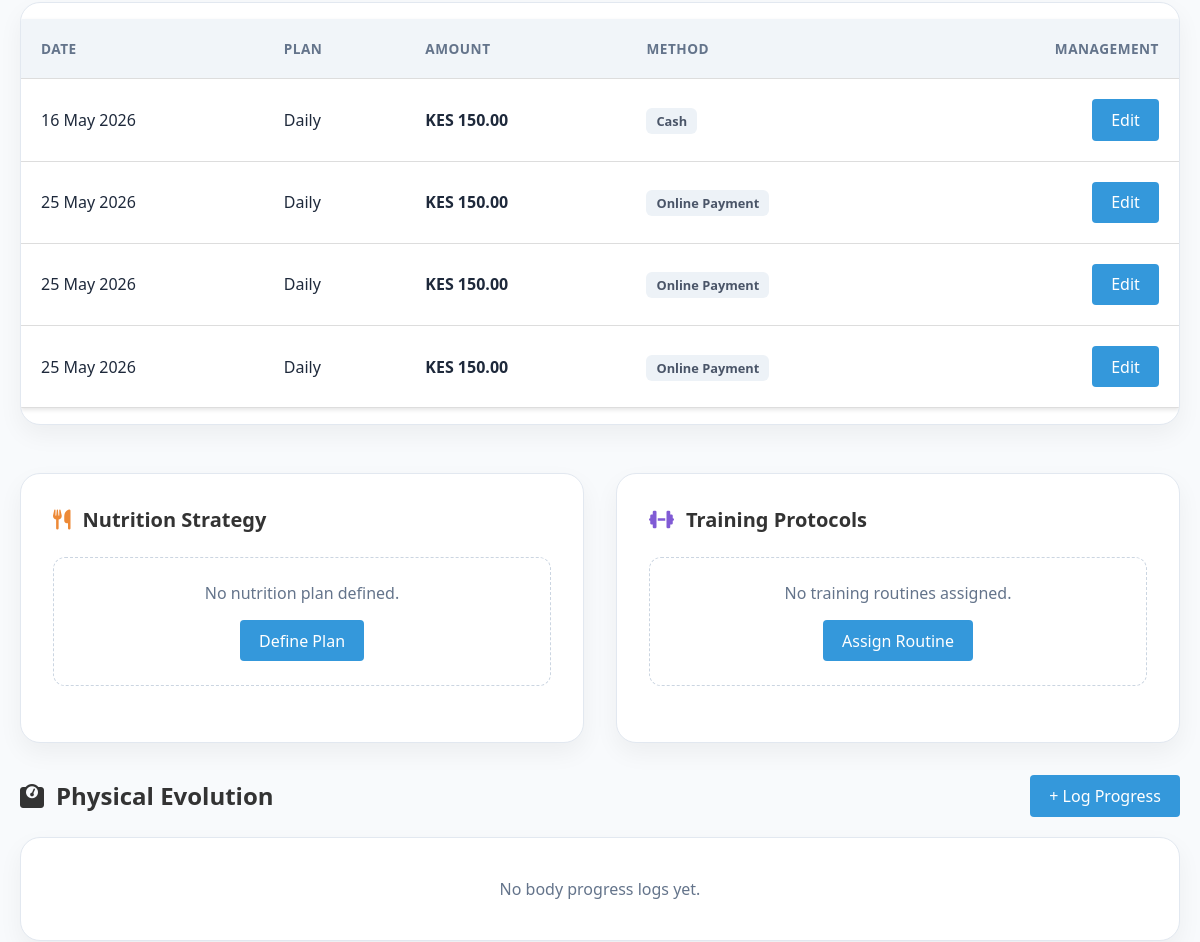
Before: /members/14/ (signed in, middle part) with the older database file.
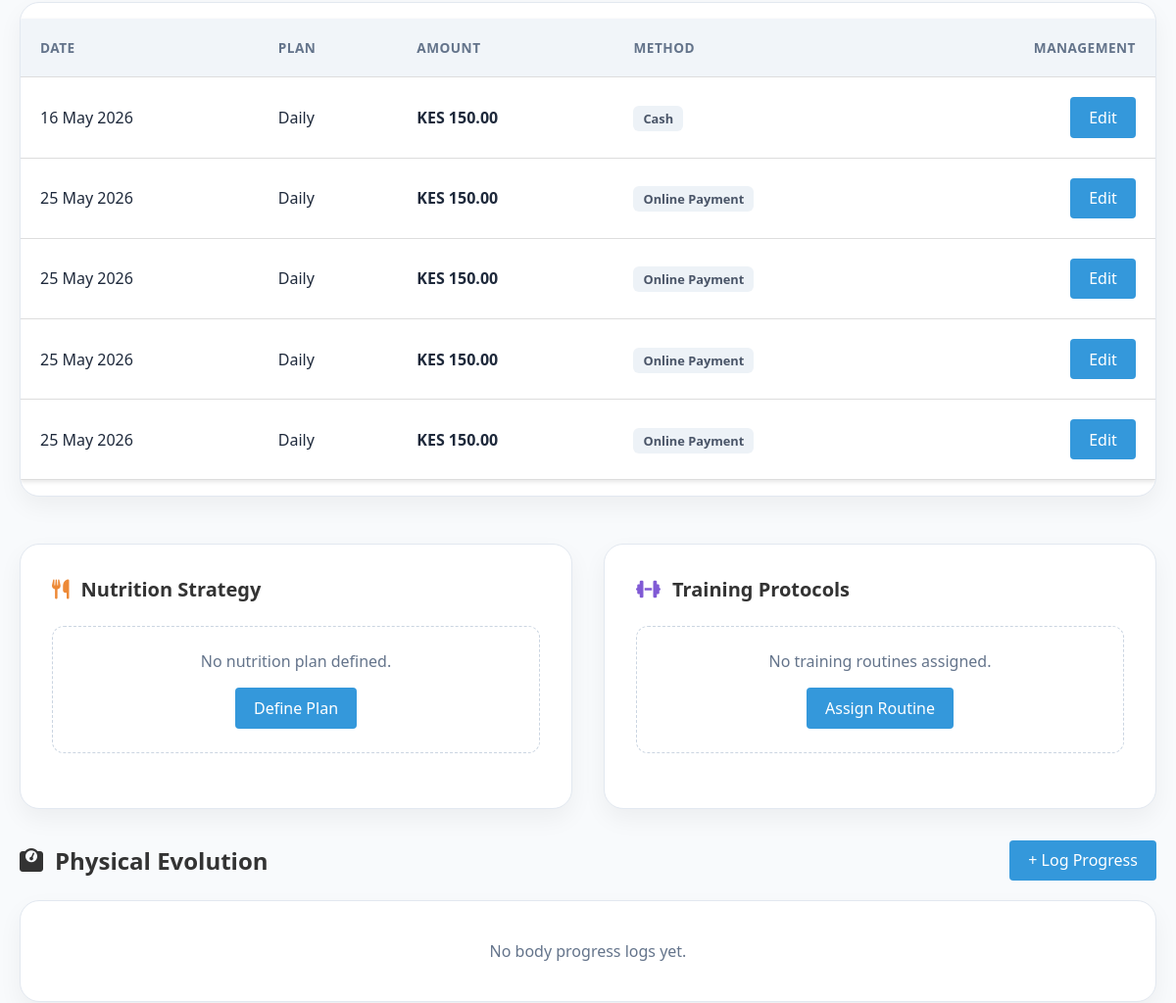
After: the same page with the newer database file.
### base/gym/models.py (models this page shows, shortened)
class Payment(models.Model):
    branch = models.ForeignKey(Branch, on_delete=models.CASCADE, related_name="payments", null=True, blank=True)
    member = models.ForeignKey(Member, on_delete=models.CASCADE, related_name="payments")
    Membership = models.ForeignKey(Membership, on_delete=models.SET_NULL, null=True, blank=True)
    amount = models.DecimalField(max_digits=10, decimal_places=2)
    paid_on = models.DateTimeField(default=timezone.now, db_index=True)
    method = models.CharField(max_length=30, default="Cash")
    reference = models.CharField(max_length=60, blank=True)
    date = models.DateField(default=timezone.now, db_index=True)
    @property
    def plan_name(self):
        if self.Membership and self.Membership.plan:
            return self.Membership.plan.name
        return "N/A"

class Membership(models.Model):
    member = models.ForeignKey(Member, on_delete=models.CASCADE, related_name="memberships")
    plan = models.ForeignKey(MembershipPlan, on_delete=models.PROTECT)
    start_date = models.DateField(default=timezone.now)
    end_date = models.DateField(blank=True, null=True)
    is_active = models.BooleanField(default=True, db_index=True)
    @property
    def is_expired(self):
        if self.end_date:
            return self.end_date < timezone.now().date()
        return False

class MembershipPlan(models.Model):
    name = models.CharField(max_length=60)
    price = models.DecimalField(max_digits=10, decimal_places=2)
    duration_days = models.PositiveIntegerField()

### base/gym/views/members.py (the view)
# urls.py: path("members/<int:member_id>/", views.member_detail, name="member_detail"),
@login_required
def member_detail(request, member_id):
    member = get_object_or_404(Member, id=member_id)
    is_admin = request.user.is_staff
    is_trainer = hasattr(request.user, 'trainer_profile')
    is_self = hasattr(request.user, 'member_profile') and request.user.member_profile.id == member.id
    if not (is_admin or is_trainer or is_self):
        messages.error(request, "You don't have permission to view this profile.")
        return redirect("portal_dashboard")
    memberships = member.memberships.all()
    payments = member.payments.all()
    attendance = member.attendance_set.all().order_by("-date")[:30]
    measurements = member.measurements.all().order_by("-date")
    try:
        diet_plan = member.diet_plan
    except DietPlan.DoesNotExist:
        diet_plan = None
    workout_plans = member.workout_plans.all()
    return render(
        request,
        "gym/member_detail.html",
        {
            "member": member,
            "memberships": memberships,
            "payments": payments,
            "attendance": attendance,
            "measurements": measurements,
            "diet_plan": diet_plan,
            "workout_plans": workout_plans,
        },
    )

### base/gym/context_processors.py (called while the page is built)
def branch_context(request):
    active_branch_id = request.session.get('active_branch_id')
    active_branch = None
    if active_branch_id:
        try:
            active_branch = Branch.objects.get(id=active_branch_id)
        except Branch.DoesNotExist:
            pass
    return {
        'all_branches': Branch.objects.all(),
        'active_branch': active_branch,
    }

### base/gym/models.py (called while the page is built)
    @property
    def active_membership(self):
        return self.memberships.filter(is_active=True).first()

    @property
    def is_currently_active(self):
        active = self.active_membership
        if active and not active.is_expired:
            return True
        return False

### base/templates/gym/member_detail.html (shortened to what the changed rows need)
{% extends 'gym/base.html' %}
{% load static %}
{% block extra_css %}
<link rel="stylesheet" href="{% static 'gym/css/details.css' %}">
{% endblock %}
{% block content %}
<div class="section-hub">
    <div class="table-container-hub">
        {% if payments %}
        <table class="table-hub">
            <thead>
                <tr>
                    <th>Date</th>
                    <th>Plan</th>
                    <th>Amount</th>
                    <th>Method</th>
                    <th style="text-align: right;">Management</th>
                </tr>
            </thead>
            <tbody>
                {% for p in payments %}
                <tr>
                    <td>{{ p.date|date:"d M Y" }}</td>
                    <td>{{ p.plan_name }}</td>
                    <td><span style="font-weight: 700;">KES {{ p.amount }}</span></td>
                    <td><span class="badge-hub" style="background: #edf2f7; color: #4a5568;">{{ p.method }}</span></td>
                    <td style="text-align: right;">
                        <div class="actions" style="justify-content: flex-end;">
                            <a href="{% url 'payment_edit' p.id %}" class="btn">Edit</a>
                        </div>
                    </td>
                </tr>
                {% endfor %}
            </tbody>
        </table>
        {% else %}
        <div style="padding: 2.5rem; text-align: center; color: var(--hub-text-muted);">
            No payments recorded.
        </div>
        {% endif %}
    </div>
</div>
<div class="section-hub mt-2">
    <div class="section-header-hub">
        <h2><i class="fas fa-weight"></i> Physical Evolution</h2>
    </div>
</div>
{% endblock %}

Changed rows visible on the page:
added Payment: date "25 May 2026", plan_name "Daily", amount "150.00", method "Online Payment"
